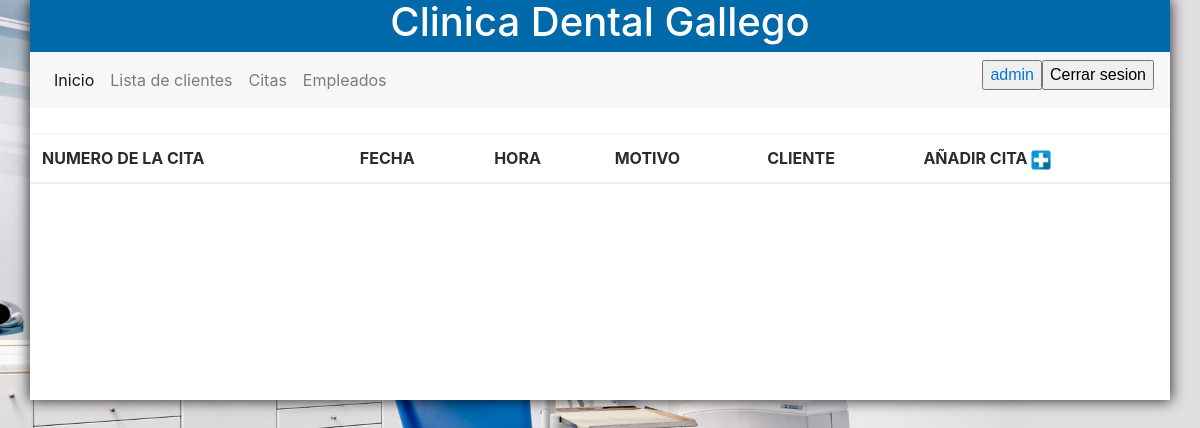
The app's page /admin/citas.php (signed in), older data.
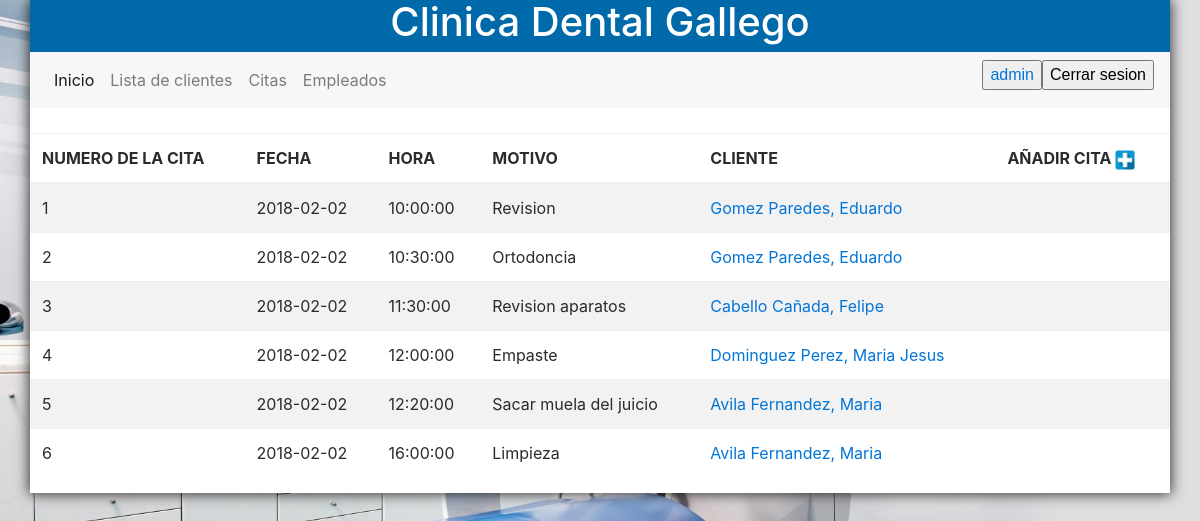
The same page, newer data.
### tables this page shows
CREATE TABLE IF NOT EXISTS `citas` (
  `numero` INT(11) NOT NULL AUTO_INCREMENT,
  `fecha` DATE NOT NULL,
  `motivo` VARCHAR(45) NOT NULL,
  `hora` time NOT NULL,
  `id_usuario` INT(11) NOT NULL,
  PRIMARY KEY (`numero`, `id_usuario`),
  CONSTRAINT
    FOREIGN KEY (`id_usuario`)
    REFERENCES `usuarios` (`id_usuario`)
    ON DELETE CASCADE
    ON UPDATE CASCADE);

CREATE TABLE IF NOT EXISTS `usuarios` (
  `id_usuario` INT(11) NOT NULL AUTO_INCREMENT,
  `nombre` VARCHAR(100) NOT NULL,
  `apellidos` VARCHAR(200) NOT NULL,
  `telefono` INT(9) NOT NULL,
  `user` VARCHAR(45) NOT NULL,
  `password` VARCHAR(45) NOT NULL,
  `tipo` VARCHAR(5) NOT NULL,
  PRIMARY KEY (`id_usuario`));

### admin/citas.php (the view, shortened to what this page needs)
<?php
include_once '../funciones.php';
 ?>
<!DOCTYPE html>
<html lang="es">
  <head>
    <link rel="stylesheet" href="../css/bootstrap.min.css">
    <link rel="stylesheet" href="../js/bootstrap.min.js">
    <link rel="stylesheet" href="../estilo.css">
  </head>
  <body>
      <?php
      $connection=conectar();
      ?>
      <div class="container">
         <?php
          titulo();
          navegador_admin();
          ?>
          <div class="row">
                  <table class="table table-striped">
                      <thead>
                        <tr>
                          <th>NUMERO DE LA CITA </th>
                          <th>FECHA </th>
                          <th>HORA </th>
                          <th>MOTIVO</th>
                          <th>CLIENTE</th>
                          <th>AÑADIR CITA <a href="citas/nueva_cita.php"><img src='images/mas.jpg' width='20' height='20'/></a></th>
                        </tr>
          </thead>
                      <?php
                            $query="select c.*, u.* from citas c
                                    join usuarios u on c.id_usuario = u.id_usuario";
                            if ($result = $connection->query($query)) {
                                while($obj = $result->fetch_object()) {
                                        echo "<tr>";
                                        echo "<td>".$obj->numero."</a></td>";
                                        echo "<td>".$obj->fecha."</td>";
                                        echo "<td>".$obj->hora."</td>";
                                        echo "<td>".$obj->motivo."</td>";
                                        echo "<td><a href='clientes/informe.php?id_usuario=".$obj->id_usuario."'>".$obj->apellidos.", ".$obj->nombre."</td></a>";
                                        echo "<td></td>";
                                      echo "</tr>";
                                  }
                      }
                    ?>
                  </table>
              </div>
      </div>
  </body>
</html>

### funciones.php (shortened to what this page needs)
<?php
function titulo(){
    echo "          <div class='row'>
                    <div id='titulo' class='col-md-12' >
                           <h1  style='text-align: center'>Clinica Dental Gallego</h1>
                    </div>
          </div>  ";
}
function navegador_admin() {
    echo "<div class='row'>
              <nav class='navbar navbar-toggleable-md navbar-light bg-faded col-12'>
                <div class='collapse navbar-collapse' id='navbarSupportedContent'>
                   <ul class='navbar-nav mr-auto'>
                      <li class='nav-item active'>
                           <a class='nav-link' href='index.php'>Inicio <span class='sr-only'>(current)</span></a>
                      </li>
                       <li class='nav-item'>
                            <a class='nav-link' href='clientes.php'>Lista de clientes</a>
                       </li>
                       <li class='nav-item'>
                             <a class='nav-link' href='citas.php'>Citas</a>
                       </li>
                       <li class='nav-item'>
                             <a class='nav-link' href='empleados.php'>Empleados</a>
                       </li>
                   </ul>
                   <ul class='nav navbar-nav navbar-right'>
                        <li>
                            <a href='mi_perfil.php'>
                                <button type='button'>";
                        echo $_SESSION['user'];
                            echo "
                            </a>
                        </li>
                        <li>
                             <a href='logout.php'><button type='button'>Cerrar sesion</button></a>
                        </li>
                    </ul>
                </div>
            </nav>
          </div> ";
}
?>

### estilo.css (style rules this page uses)
body { background-color: #aef3ff; }
.container { min-height: 400px; background: white; -webkit-box-shadow: 0px 0px 13px 1px rgba(0,0,0,0.79); -moz-box-shadow: 0px 0px 13px 1px rgba(0,0,0,0.79); box-shadow: 0px 0px 13px 1px rgba(0,0,0,0.79); }
#titulo { background-color: #0069AA; color: white; }
.table { margin-top: 25px; }

### admin/citas.php (style rules this page uses)
body { background: url(../imagenes/dental.jpg); display:flex; align-items:center; margin: auto; background-repeat:no-repeat; background-position:center center; background-attachment:fixed; -o-background-size: 100% 100%, auto; -moz-background-size: 100% 100%, auto; -webkit-background-size: 100% 100%, auto; background-size: 100% 100%, auto; }

Row changes from the older to the newer data that the page shows:
added citas: numero "1", fecha "2018-02-02", hora "10:00:00", motivo "Revision", id_usuario.apellidos "Gomez Paredes", id_usuario.nombre "Eduardo"
added citas: numero "2", fecha "2018-02-02", hora "10:30:00", motivo "Ortodoncia", id_usuario.apellidos "Gomez Paredes", id_usuario.nombre "Eduardo"
added citas: numero "3", fecha "2018-02-02", hora "11:30:00", motivo "Revision aparatos", id_usuario.apellidos "Cabello Cañada", id_usuario.nombre "Felipe"
added citas: numero "4", fecha "2018-02-02", hora "12:00:00", motivo "Empaste", id_usuario.apellidos "Dominguez Perez", id_usuario.nombre "Maria Jesus"
added citas: numero "5", fecha "2018-02-02", hora "12:20:00", motivo "Sacar muela del juicio", id_usuario.apellidos "Avila Fernandez", id_usuario.nombre "Maria"
added citas: numero "6", fecha "2018-02-02", hora "16:00:00", motivo "Limpieza", id_usuario.apellidos "Avila Fernandez", id_usuario.nombre "Maria"
